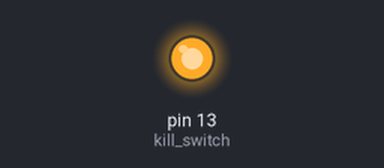
Bench run of a sketch on a simulated Arduino Uno, built with avr-gcc and run on an emulated ATmega328P. Shown: output pins drawn as LEDs (lit = HIGH). What the sketch prints to the serial monitor is not drawn. At 30.0 s the program stops and its outputs stay as they are.

Above: at 0.1 s.
Timing chart, 0 to 1.6 s (numbered marks = the images above):
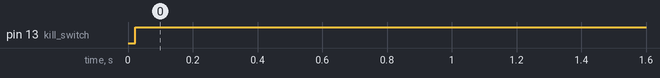

The sketch:

basic_temp_reading.ino
```cpp
int kill_switch = 13;
int temp_pin1 = 4;
int temp_pin2 = 5;

double temp1=0, temp2=0; //initialize temp readings to 0
bool stop = false; //initialize boolean that activates kill switch


//checks for any temperature issues, returns true if there are, causing kill_switch to activate
bool issue_check() {
  bool issues_found = false;

  if (temp1 > 70 || temp1 < 20)
    issues_found = true;	//activates kill switch if first temp reading is out of acceptable range
  else if (temp2 > 70 || temp2 < 20)
    issues_found = true;	//activates kill switch if second temp reading is out of acceptable range


  return issues_found;
}

//reads from temperature sensors and converts voltage reading to readable temperature
double temp_read(int pin) {

  int raw_data = analogRead(pin); //returns an int between 0 and 1023, representing voltage across pin (4.9 mV increments)
  double voltage = 4.9 * raw_data; //converts raw data to millvolts
  double temp = (voltage - 500) / 10; //converts voltage in millivolts to temperature in degrees C

  return temp;
}

//puts arduino into an endless loop, only used after activating kill_switch
void freeze() {
  Serial.println();
  Serial.println();
  while (true) {
   	delay(10000);
  }
}


void setup()
{
  pinMode(kill_switch, OUTPUT); //LED; kill switch
  pinMode(2, INPUT); //first temperature sensor
  pinMode(3, INPUT); //second temperature sensor

  Serial.begin(9600); //opens a serial port for debugging
}


void loop()
{
  //read and handle temperature sensor readings
  temp1=temp_read(temp_pin1);
  delay(10); //delays at least help prevent arduino overheating, may help sensors ass well
  temp2=temp_read(temp_pin2);
  delay(10);


  //prints temperature readings to serial port for debugging
  Serial.print("TEMP_1: ");
  Serial.println(temp1);
  Serial.print("TEMP_2: ");
  Serial.println(temp2);


  //check readings for any issues
  stop = issue_check();

  //activates kill switches and puts arduino to sleep if isssues were found
  if (stop) {
    digitalWrite(kill_switch, HIGH);
  	freeze();
  }

}
```

Measured:
- by itself, pin 13 (kill_switch): LOW → HIGH at 0.02 s
